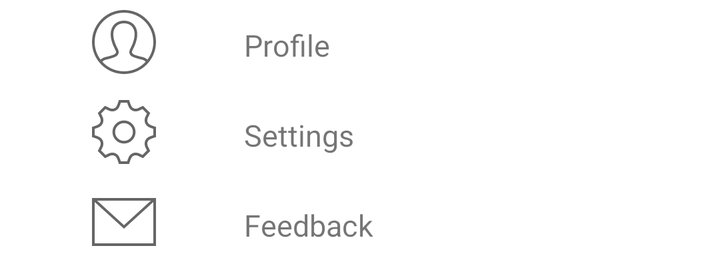
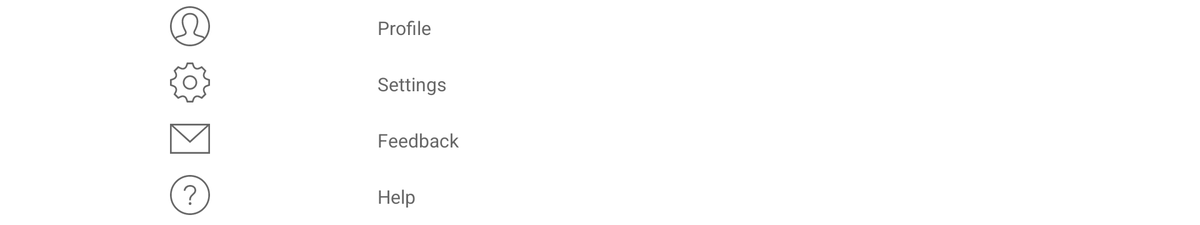

An Android layout and its configuration variant, each rendered on a device that would load it. The default file and the variant file are quoted in full after the pictures.
<!-- AndroidManifest.xml: application theme Theme.SnakeHealthManagementApp -->
<!-- res/layout/menu.xml -->
<?xml version="1.0" encoding="utf-8"?>
<LinearLayout xmlns:android="http://schemas.android.com/apk/res/android"
    xmlns:app="http://schemas.android.com/apk/res-auto"
    xmlns:tools="http://schemas.android.com/tools"
    android:layout_width="match_parent"
    android:layout_height="wrap_content"
    android:orientation="vertical">

    <LinearLayout
        android:layout_width="match_parent"
        android:layout_height="wrap_content"
        android:orientation="horizontal"
        android:paddingLeft="20dp">
        <ImageView
            android:layout_width="match_parent"
            android:layout_height="match_parent"
            android:layout_weight="7"
            android:paddingRight="20dp"
            android:paddingLeft="10dp"
            android:paddingTop="5dp"
            app:srcCompat="@drawable/profile_icon" />
        <TextView
            android:layout_width="match_parent"
            android:layout_height="match_parent"
            android:layout_weight="3"
            android:text="Profile"
            android:gravity="center_vertical"
            android:textSize="15dp" />
    </LinearLayout>

    <LinearLayout
        android:layout_width="match_parent"
        android:layout_height="wrap_content"
        android:orientation="horizontal"
        android:paddingLeft="20dp">
        <ImageView
            android:layout_width="match_parent"
            android:layout_height="match_parent"
            android:layout_weight="7"
            android:paddingRight="20dp"
            android:paddingLeft="10dp"
            android:paddingTop="5dp"
            app:srcCompat="@drawable/settings_icon" />
        <TextView
            android:layout_width="match_parent"
            android:layout_height="match_parent"
            android:layout_weight="3"
            android:text="Settings"
            android:gravity="center_vertical"
            android:textSize="15dp" />
    </LinearLayout>

    <LinearLayout
        android:layout_width="match_parent"
        android:layout_height="wrap_content"
        android:orientation="horizontal"
        android:paddingLeft="20dp">
        <ImageView
            android:layout_width="match_parent"
            android:layout_height="match_parent"
            android:layout_weight="7"
            android:paddingRight="20dp"
            android:paddingLeft="10dp"
            android:paddingTop="5dp"
            app:srcCompat="@drawable/feedback_icon" />
        <TextView
            android:layout_width="match_parent"
            android:layout_height="match_parent"
            android:layout_weight="3"
            android:text="Feedback"
            android:gravity="center_vertical"
            android:textSize="15dp" />
    </LinearLayout>
</LinearLayout>
<!-- resources referenced by this layout -->
<resources>
  <!-- drawable feedback_icon (drawable) -->
  <vector android:height="40dp" android:viewportHeight="30"
      android:viewportWidth="30" android:width="40dp" xmlns:android="http://schemas.android.com/apk/res/android">
      <path android:fillColor="#666666" android:fillType="evenOdd" android:pathData="M24,21h-24v-18h24v18zM1,4.523v15.477h22v-15.477l-10.999,10 -11.001,-10zM22.089,4h-20.176l10.088,9.171 10.088,-9.171z"/>
  </vector>
  <!-- drawable profile_icon (drawable) -->
  <vector android:height="40dp" android:viewportHeight="30"
      android:viewportWidth="30" android:width="40dp" xmlns:android="http://schemas.android.com/apk/res/android">
      <path android:fillColor="#666666" android:fillType="evenOdd" android:pathData="M12,0c6.623,0 12,5.377 12,12s-5.377,12 -12,12 -12,-5.377 -12,-12 5.377,-12 12,-12zM20.127,19.41c-0.282,-0.401 -0.772,-0.654 -1.624,-0.85 -3.848,-0.906 -4.097,-1.501 -4.352,-2.059 -0.259,-0.565 -0.19,-1.23 0.205,-1.977 1.726,-3.257 2.09,-6.024 1.027,-7.79 -0.674,-1.119 -1.875,-1.734 -3.383,-1.734 -1.521,0 -2.732,0.626 -3.409,1.763 -1.066,1.789 -0.693,4.544 1.049,7.757 0.402,0.742 0.476,1.406 0.22,1.974 -0.265,0.586 -0.611,1.19 -4.365,2.066 -0.852,0.196 -1.342,0.449 -1.623,0.848 2.012,2.207 4.91,3.592 8.128,3.592s6.115,-1.385 8.127,-3.59zM20.777,18.628c1.395,-1.844 2.223,-4.14 2.223,-6.628 0,-6.071 -4.929,-11 -11,-11s-11,4.929 -11,11c0,2.487 0.827,4.783 2.222,6.626 0.409,-0.452 1.049,-0.81 2.049,-1.041 2.025,-0.462 3.376,-0.836 3.678,-1.502 0.122,-0.272 0.061,-0.628 -0.188,-1.087 -1.917,-3.535 -2.282,-6.641 -1.03,-8.745 0.853,-1.431 2.408,-2.251 4.269,-2.251 1.845,0 3.391,0.808 4.24,2.218 1.251,2.079 0.896,5.195 -1,8.774 -0.245,0.463 -0.304,0.821 -0.179,1.094 0.305,0.668 1.644,1.038 3.667,1.499 1,0.23 1.64,0.59 2.049,1.043z"/>
  </vector>
  <style name="Theme.SnakeHealthManagementApp" parent="Theme.MaterialComponents.DayNight.DarkActionBar">
          
          <item name="colorPrimary">@color/purple_500</item>
          <item name="colorPrimaryVariant">@color/purple_700</item>
          <item name="colorOnPrimary">@color/white</item>
          
          <item name="colorSecondary">@color/teal_200</item>
          <item name="colorSecondaryVariant">@color/teal_700</item>
          <item name="colorOnSecondary">@color/black</item>
          
          <item name="android:statusBarColor" tools:targetApi="l">?attr/colorPrimaryVariant</item>
          
      </style>
  <color name="purple_500">#FF6200EE</color>
  <color name="purple_700">#FF3700B3</color>
  <color name="white">#FFFFFFFF</color>
  <color name="teal_200">#FF03DAC5</color>
  <color name="teal_700">#FF018786</color>
  <color name="black">#FF000000</color>
</resources>
<!-- res/layout-sw600dp-land/menu.xml (the repository's variant of the layout above) -->
<!-- drawn on a 7-inch tablet turned sideways -->
<?xml version="1.0" encoding="utf-8"?>
<LinearLayout xmlns:android="http://schemas.android.com/apk/res/android"
    xmlns:app="http://schemas.android.com/apk/res-auto"
    android:layout_width="match_parent"
    android:layout_height="wrap_content"
    android:orientation="vertical"
    android:gravity="bottom">

    <LinearLayout
        android:id="@+id/profile"
        android:layout_width="match_parent"
        android:layout_height="wrap_content"
        android:orientation="horizontal"
        android:paddingStart="20dp">
        <ImageView
            android:layout_width="match_parent"
            android:layout_height="match_parent"
            android:layout_weight="7"
            android:paddingEnd="20dp"
            android:paddingStart="10dp"
            android:paddingTop="5dp"
            app:srcCompat="@drawable/profile_icon"
            android:contentDescription="@string/menu_profile_button" />
        <TextView
            android:layout_width="match_parent"
            android:layout_height="match_parent"
            android:layout_weight="3"
            android:text="@string/menu_profile_button"
            android:textColor="@color/MenuTextColor"
            android:gravity="center_vertical"
            android:textSize="15sp" />
    </LinearLayout>

    <LinearLayout
        android:id="@+id/settings"
        android:layout_width="match_parent"
        android:layout_height="wrap_content"
        android:orientation="horizontal"
        android:paddingStart="20dp">
        <ImageView
            android:layout_width="match_parent"
            android:layout_height="match_parent"
            android:layout_weight="7"
            android:paddingEnd="20dp"
            android:paddingStart="10dp"
            android:paddingTop="5dp"
            app:srcCompat="@drawable/settings_icon"
            android:contentDescription="@string/menu_settings_button" />
        <TextView
            android:layout_width="match_parent"
            android:layout_height="match_parent"
            android:layout_weight="3"
            android:text="@string/menu_settings_button"
            android:textColor="@color/MenuTextColor"
            android:gravity="center_vertical"
            android:textSize="15sp" />
    </LinearLayout>

    <LinearLayout
        android:id="@+id/feedback"
        android:layout_width="match_parent"
        android:layout_height="wrap_content"
        android:orientation="horizontal"
        android:paddingStart="20dp">
        <ImageView
            android:layout_width="match_parent"
            android:layout_height="match_parent"
            android:layout_weight="7"
            android:paddingEnd="20dp"
            android:paddingStart="10dp"
            android:paddingTop="5dp"
            app:srcCompat="@drawable/feedback_icon"
            android:contentDescription="@string/menu_feedback_button" />
        <TextView
            android:layout_width="match_parent"
            android:layout_height="match_parent"
            android:layout_weight="3"
            android:text="@string/menu_feedback_button"
            android:textColor="@color/MenuTextColor"
            android:gravity="center_vertical"
            android:textSize="15sp" />
    </LinearLayout>

    <LinearLayout
        android:id="@+id/help"
        android:layout_width="match_parent"
        android:layout_height="wrap_content"
        android:orientation="horizontal"
        android:paddingStart="20dp">
        <ImageView
            android:layout_width="match_parent"
            android:layout_height="match_parent"
            android:layout_weight="7"
            android:paddingEnd="20dp"
            android:paddingStart="10dp"
            android:paddingTop="5dp"
            app:srcCompat="@drawable/help_icon"
            android:contentDescription="@string/menu_help_button" />
        <TextView
            android:layout_width="match_parent"
            android:layout_height="match_parent"
            android:layout_weight="3"
            android:text="@string/menu_help_button"
            android:textColor="@color/MenuTextColor"
            android:gravity="center_vertical"
            android:textSize="15sp" />
    </LinearLayout>
</LinearLayout>
<!-- resources referenced by the variant -->
<!-- as a 7-inch tablet turned sideways resolves them -->
<resources>
  <color name="MenuTextColor">#666666</color>
  <!-- drawable feedback_icon (drawable) -->
  <vector android:height="40dp" android:viewportHeight="30"
      android:viewportWidth="30" android:width="40dp" xmlns:android="http://schemas.android.com/apk/res/android">
      <path android:fillColor="#666666" android:fillType="evenOdd" android:pathData="M24,21h-24v-18h24v18zM1,4.523v15.477h22v-15.477l-10.999,10 -11.001,-10zM22.089,4h-20.176l10.088,9.171 10.088,-9.171z"/>
  </vector>
  <!-- drawable help_icon (drawable) -->
  <vector android:height="40dp" android:viewportHeight="30"
      android:viewportWidth="30" android:width="40dp" xmlns:android="http://schemas.android.com/apk/res/android">
      <path android:fillColor="#666666" android:fillType="evenOdd" android:pathData="M12,0c6.623,0 12,5.377 12,12s-5.377,12 -12,12 -12,-5.377 -12,-12 5.377,-12 12,-12zM12,1c6.071,0 11,4.929 11,11s-4.929,11 -11,11 -11,-4.929 -11,-11 4.929,-11 11,-11zM12.053,18c0.466,0 0.844,-0.378 0.844,-0.845 0,-0.466 -0.378,-0.844 -0.844,-0.844 -0.466,0 -0.845,0.378 -0.845,0.844 0,0.467 0.379,0.845 0.845,0.845zM12.521,15.178h-0.998c-0.035,-1.162 0.182,-2.054 0.939,-2.943 0.491,-0.57 1.607,-1.479 1.945,-2.058 0.722,-1.229 0.077,-3.177 -2.271,-3.177 -1.439,0 -2.615,0.877 -2.928,2.507l-1.018,-0.102c0.28,-2.236 1.958,-3.405 3.922,-3.405 1.964,0 3.615,1.25 3.615,3.22 0,1.806 -1.826,2.782 -2.638,3.868 -0.422,0.563 -0.555,1.377 -0.568,2.09z"/>
  </vector>
  <!-- drawable profile_icon (drawable) -->
  <vector android:height="40dp" android:viewportHeight="30"
      android:viewportWidth="30" android:width="40dp" xmlns:android="http://schemas.android.com/apk/res/android">
      <path android:fillColor="#666666" android:fillType="evenOdd" android:pathData="M12,0c6.623,0 12,5.377 12,12s-5.377,12 -12,12 -12,-5.377 -12,-12 5.377,-12 12,-12zM20.127,19.41c-0.282,-0.401 -0.772,-0.654 -1.624,-0.85 -3.848,-0.906 -4.097,-1.501 -4.352,-2.059 -0.259,-0.565 -0.19,-1.23 0.205,-1.977 1.726,-3.257 2.09,-6.024 1.027,-7.79 -0.674,-1.119 -1.875,-1.734 -3.383,-1.734 -1.521,0 -2.732,0.626 -3.409,1.763 -1.066,1.789 -0.693,4.544 1.049,7.757 0.402,0.742 0.476,1.406 0.22,1.974 -0.265,0.586 -0.611,1.19 -4.365,2.066 -0.852,0.196 -1.342,0.449 -1.623,0.848 2.012,2.207 4.91,3.592 8.128,3.592s6.115,-1.385 8.127,-3.59zM20.777,18.628c1.395,-1.844 2.223,-4.14 2.223,-6.628 0,-6.071 -4.929,-11 -11,-11s-11,4.929 -11,11c0,2.487 0.827,4.783 2.222,6.626 0.409,-0.452 1.049,-0.81 2.049,-1.041 2.025,-0.462 3.376,-0.836 3.678,-1.502 0.122,-0.272 0.061,-0.628 -0.188,-1.087 -1.917,-3.535 -2.282,-6.641 -1.03,-8.745 0.853,-1.431 2.408,-2.251 4.269,-2.251 1.845,0 3.391,0.808 4.24,2.218 1.251,2.079 0.896,5.195 -1,8.774 -0.245,0.463 -0.304,0.821 -0.179,1.094 0.305,0.668 1.644,1.038 3.667,1.499 1,0.23 1.64,0.59 2.049,1.043z"/>
  </vector>
  <string name="menu_feedback_button">Feedback</string>
  <string name="menu_help_button">Help</string>
  <string name="menu_profile_button">Profile</string>
  <string name="menu_settings_button">Settings</string>
  <style name="Theme.SnakeHealthManagementApp" parent="Theme.MaterialComponents.DayNight.DarkActionBar">
          
          <item name="colorPrimary">@color/purple_500</item>
          <item name="colorPrimaryVariant">@color/purple_700</item>
          <item name="colorOnPrimary">@color/white</item>
          
          <item name="colorSecondary">@color/teal_200</item>
          <item name="colorSecondaryVariant">@color/teal_700</item>
          <item name="colorOnSecondary">@color/black</item>
          
          <item name="android:statusBarColor" tools:targetApi="l">?attr/colorPrimaryVariant</item>
          
      </style>
  <color name="purple_500">#FF6200EE</color>
  <color name="purple_700">#FF3700B3</color>
  <color name="white">#FFFFFFFF</color>
  <color name="teal_200">#FF03DAC5</color>
  <color name="teal_700">#FF018786</color>
  <color name="black">#FF000000</color>
</resources>
